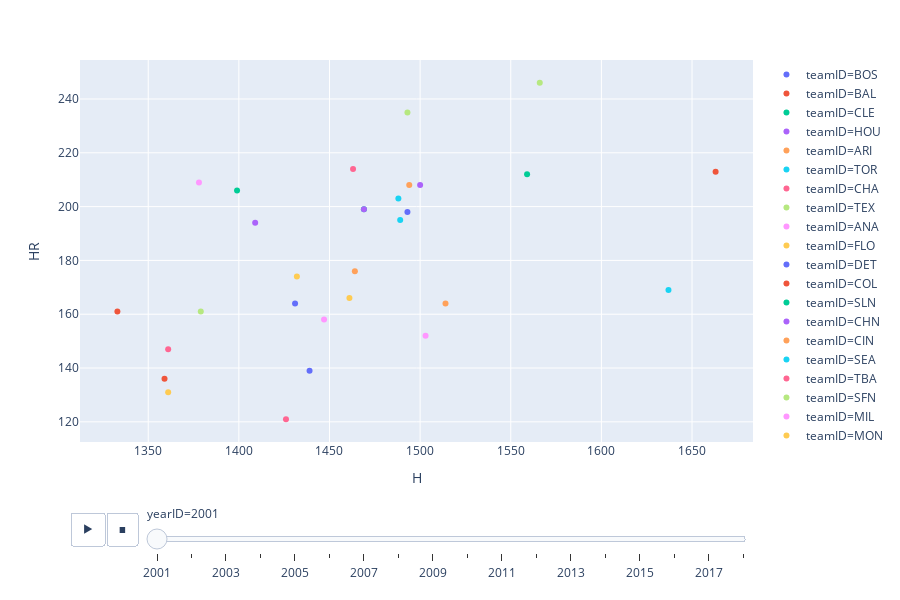

The notebook cell saved with this chart:
### Code cell
import pandas as pd
import seaborn as sns
import matplotlib.pyplot as plt
import plotly_express as px
%matplotlib inline

url = 'https://raw.githubusercontent.com/danielmoore19/baseball/master/baseballdatabank-2019.2/core/Batting.csv'
data = pd.read_csv(url)
data.head()

col_subset = data[['H', 'HR', 'RBI', 'teamID', 'yearID']]
agg = col_subset.groupby(['teamID', 'yearID']).sum().reset_index()

agg = agg.sort_values('yearID')
agg = agg[agg['yearID'] > 2000]

px.scatter(agg, x='H', y='HR', color='teamID', animation_frame='yearID')

### Figure 1 — Plotly figure (JSON) as saved in the notebook; plotly's stock layout.template omitted (floating-point values rounded to 4 significant figures)
{"data": [{"hoverlabel": {"namelength": 0}, "hovertemplate": "teamID=BOS<br>yearID=2001<br>H=%{x}<br>HR=%{y}", "legendgroup": "teamID=BOS", "marker": {"color": "#636efa", "symbol": "circle"}, "mode": "markers", "name": "teamID=BOS", "showlegend": true, "type": "scatter", "x": [1493], "xaxis": "x", "y": [198], "yaxis": "y"}, {"hoverlabel": {"namelength": 0}, "hovertemplate": "teamID=BAL<br>yearID=2001<br>H=%{x}<br>HR=%{y}", "legendgroup": "teamID=BAL", "marker": {"color": "#EF553B", "symbol": "circle"}, "mode": "markers", "name": "teamID=BAL", "showlegend": true, "type": "scatter", "x": [1359], "xaxis": "x", "y": [136], "yaxis": "y"}, {"hoverlabel": {"namelength": 0}, "hovertemplate": "teamID=CLE<br>yearID=2001<br>H=%{x}<br>HR=%{y}", "legendgroup": "teamID=CLE", "marker": {"color": "#00cc96", "symbol": "circle"}, "mode": "markers", "name": "teamID=CLE", "showlegend": true, "type": "scatter", "x": [1559], "xaxis": "x", "y": [212], "yaxis": "y"}, {"hoverlabel": {"namelength": 0}, "hovertemplate": "teamID=HOU<br>yearID=2001<br>H=%{x}<br>HR=%{y}", "legendgroup": "teamID=HOU", "marker": {"color": "#ab63fa", "symbol": "circle"}, "mode": "markers", "name": "teamID=HOU", "showlegend": true, "type": "scatter", "x": [1500], "xaxis": "x", "y": [208], "yaxis": "y"}, {"hoverlabel": {"namelength": 0}, "hovertemplate": "teamID=ARI<br>yearID=2001<br>H=%{x}<br>HR=%{y}", "legendgroup": "teamID=ARI", "marker": {"color": "#FFA15A", "symbol": "circle"}, "mode": "markers", "name": "teamID=ARI", "showlegend": true, "type": "scatter", "x": [1494], "xaxis": "x", "y": [208], "yaxis": "y"}, {"hoverlabel": {"namelength": 0}, "hovertemplate": "teamID=TOR<br>yearID=2001<br>H=%{x}<br>HR=%{y}", "legendgroup": "teamID=TOR", "marker": {"color": "#19d3f3", "symbol": "circle"}, "mode": "markers", "name": "teamID=TOR", "showlegend": true, "type": "scatter", "x": [1489], "xaxis": "x", "y": [195], "yaxis": "y"}, {"hoverlabel": {"namelength": 0}, "hovertemplate": "teamID=CHA<br>yearID=2001<br>H=%{x}<br>HR=%{y}", "legendgroup": "teamID=CHA", "marker": {"color": "#FF6692", "symbol": "circle"}, "mode": "markers", "name": "teamID=CHA", "showlegend": true, "type": "scatter", "x": [1463], "xaxis": "x", "y": [214], "yaxis": "y"}, {"hoverlabel": {"namelength": 0}, "hovertemplate": "teamID=TEX<br>yearID=2001<br>H=%{x}<br>HR=%{y}", "legendgroup": "teamID=TEX", "marker": {"color": "#B6E880", "symbol": "circle"}, "mode": "markers", "name": "teamID=TEX", "showlegend": true, "type": "scatter", "x": [1566], "xaxis": "x", "y": [246], "yaxis": "y"}, {"hoverlabel": {"namelength": 0}, "hovertemplate": "teamID=ANA<br>yearID=2001<br>H=%{x}<br>HR=%{y}", "legendgroup": "teamID=ANA", "marker": {"color": "#FF97FF", "symbol": "circle"}, "mode": "markers", "name": "teamID=ANA", "showlegend": true, "type": "scatter", "x": [1447], "xaxis": "x", "y": [158], "yaxis": "y"}, {"hoverlabel": {"namelength": 0}, "hovertemplate": "teamID=FLO<br>yearID=2001<br>H=%{x}<br>HR=%{y}", "legendgroup": "teamID=FLO", "marker": {"color": "#FECB52", "symbol": "circle"}, "mode": "markers", "name": "teamID=FLO", "showlegend": true, "type": "scatter", "x": [1461], "xaxis": "x", "y": [166], "yaxis": "y"}, {"hoverlabel": {"namelength": 0}, "hovertemplate": "teamID=DET<br>yearID=2001<br>H=%{x}<br>HR=%{y}", "legendgroup": "teamID=DET", "marker": {"color": "#636efa", "symbol": "circle"}, "mode": "markers", "name": "teamID=DET", "showlegend": true, "type": "scatter", "x": [1439], "xaxis": "x", "y": [139], "yaxis": "y"}, {"hoverlabel": {"namelength": 0}, "hovertemplate": "teamID=COL<br>yearID=2001<br>H=%{x}<br>HR=%{y}", "legendgroup": "teamID=COL", "marker": {"color": "#EF553B", "symbol": "circle"}, "mode": "markers", "name": "teamID=COL", "showlegend": true, "type": "scatter", "x": [1663], "xaxis": "x", "y": [213], "yaxis": "y"}, {"hoverlabel": {"namelength": 0}, "hovertemplate": "teamID=SLN<br>yearID=2001<br>H=%{x}<br>HR=%{y}", "legendgroup": "teamID=SLN", "marker": {"color": "#00cc96", "symbol": "circle"}, "mode": "markers", "name": "teamID=SLN", "showlegend": true, "type": "scatter", "x": [1469], "xaxis": "x", "y": [199], "yaxis": "y"}, {"hoverlabel": {"namelength": 0}, "hovertemplate": "teamID=CHN<br>yearID=2001<br>H=%{x}<br>HR=%{y}", "legendgroup": "teamID=CHN", "marker": {"color": "#ab63fa", "symbol": "circle"}, "mode": "markers", "name": "teamID=CHN", "showlegend": true, "type": "scatter", "x": [1409], "xaxis": "x", "y": [194], "yaxis": "y"}, {"hoverlabel": {"namelength": 0}, "hovertemplate": "teamID=CIN<br>yearID=2001<br>H=%{x}<br>HR=%{y}", "legendgroup": "teamID=CIN", "marker": {"color": "#FFA15A", "symbol": "circle"}, "mode": "markers", "name": "teamID=CIN", "showlegend": true, "type": "scatter", "x": [1464], "xaxis": "x", "y": [176], "yaxis": "y"}, {"hoverlabel": {"namelength": 0}, "hovertemplate": "teamID=SEA<br>yearID=2001<br>H=%{x}<br>HR=%{y}", "legendgroup": "teamID=SEA", "marker": {"color": "#19d3f3", "symbol": "circle"}, "mode": "markers", "name": "teamID=SEA", "showlegend": true, "type": "scatter", "x": [1637], "xaxis": "x", "y": [169], "yaxis": "y"}, {"hoverlabel": {"namelength": 0}, "hovertemplate": "teamID=TBA<br>yearID=2001<br>H=%{x}<br>HR=%{y}", "legendgroup": "teamID=TBA", "marker": {"color": "#FF6692", "symbol": "circle"}, "mode": "markers", "name": "teamID=TBA", "showlegend": true, "type": "scatter", "x": [1426], "xaxis": "x", "y": [121], "yaxis": "y"}, {"hoverlabel": {"namelength": 0}, "hovertemplate": "teamID=SFN<br>yearID=2001<br>H=%{x}<br>HR=%{y}", "legendgroup": "teamID=SFN", "marker": {"color": "#B6E880", "symbol": "circle"}, "mode": "markers", "name": "teamID=SFN", "showlegend": true, "type": "scatter", "x": [1493], "xaxis": "x", "y": [235], "yaxis": "y"}, {"hoverlabel": {"namelength": 0}, "hovertemplate": "teamID=MIL<br>yearID=2001<br>H=%{x}<br>HR=%{y}", "legendgroup": "teamID=MIL", "marker": {"color": "#FF97FF", "symbol": "circle"}, "mode": "markers", "name": "teamID=MIL", "showlegend": true, "type": "scatter", "x": [1378], "xaxis": "x", "y": [209], "yaxis": "y"}, {"hoverlabel": {"namelength": 0}, "hovertemplate": "teamID=MON<br>yearID=2001<br>H=%{x}<br>HR=%{y}", "legendgroup": "teamID=MON", "marker": {"color": "#FECB52", "symbol": "circle"}, "mode": "markers", "name": "teamID=MON", "showlegend": true, "type": "scatter", "x": [1361], "xaxis": "x", "y": [131], "yaxis": "y"}, {"hoverlabel": {"namelength": 0}, "hovertemplate": "teamID=PHI<br>yearID=2001<br>H=%{x}<br>HR=%{y}", "legendgroup": "teamID=PHI", "marker": {"color": "#636efa", "symbol": "circle"}, "mode": "markers", "name": "teamID=PHI", "showlegend": true, "type": "scatter", "x": [1431], "xaxis": "x", "y": [164], "yaxis": "y"}, {"hoverlabel": {"namelength": 0}, "hovertemplate": "teamID=PIT<br>yearID=2001<br>H=%{x}<br>HR=%{y}", "legendgroup": "teamID=PIT", "marker": {"color": "#EF553B", "symbol": "circle"}, "mode": "markers", "name": "teamID=PIT", "showlegend": true, "type": "scatter", "x": [1333], "xaxis": "x", "y": [161], "yaxis": "y"}, {"hoverlabel": {"namelength": 0}, "hovertemplate": "teamID=LAN<br>yearID=2001<br>H=%{x}<br>HR=%{y}", "legendgroup": "teamID=LAN", "marker": {"color": "#00cc96", "symbol": "circle"}, "mode": "markers", "name": "teamID=LAN", "showlegend": true, "type": "scatter", "x": [1399], "xaxis": "x", "y": [206], "yaxis": "y"}, {"hoverlabel": {"namelength": 0}, "hovertemplate": "teamID=OAK<br>yearID=2001<br>H=%{x}<br>HR=%{y}", "legendgroup": "teamID=OAK", "marker": {"color": "#ab63fa", "symbol": "circle"}, "mode": "markers", "name": "teamID=OAK", "showlegend": true, "type": "scatter", "x": [1469], "xaxis": "x", "y": [199], "yaxis": "y"}, {"hoverlabel": {"namelength": 0}, "hovertemplate": "teamID=MIN<br>yearID=2001<br>H=%{x}<br>HR=%{y}", "legendgroup": "teamID=MIN", "marker": {"color": "#FFA15A", "symbol": "circle"}, "mode": "markers", "name": "teamID=MIN", "showlegend": true, "type": "scatter", "x": [1514], "xaxis": "x", "y": [164], "yaxis": "y"}, {"hoverlabel": {"namelength": 0}, "hovertemplate": "teamID=NYA<br>yearID=2001<br>H=%{x}<br>HR=%{y}", "legendgroup": "teamID=NYA", "marker": {"color": "#19d3f3", "symbol": "circle"}, "mode": "markers", "name": "teamID=NYA", "showlegend": true, "type": "scatter", "x": [1488], "xaxis": "x", "y": [203], "yaxis": "y"}, {"hoverlabel": {"namelength": 0}, "hovertemplate": "teamID=NYN<br>yearID=2001<br>H=%{x}<br>HR=%{y}", "legendgroup": "teamID=NYN", "marker": {"color": "#FF6692", "symbol": "circle"}, "mode": "markers", "name": "teamID=NYN", "showlegend": true, "type": "scatter", "x": [1361], "xaxis": "x", "y": [147], "yaxis": "y"}, {"hoverlabel": {"namelength": 0}, "hovertemplate": "teamID=SDN<br>yearID=2001<br>H=%{x}<br>HR=%{y}", "legendgroup": "teamID=SDN", "marker": {"color": "#B6E880", "symbol": "circle"}, "mode": "markers", "name": "teamID=SDN", "showlegend": true, "type": "scatter", "x": [1379], "xaxis": "x", "y": [161], "yaxis": "y"}, {"hoverlabel": {"namelength": 0}, "hovertemplate": "teamID=KCA<br>yearID=2001<br>H=%{x}<br>HR=%{y}", "legendgroup": "teamID=KCA", "marker": {"color": "#FF97FF", "symbol": "circle"}, "mode": "markers", "name": "teamID=KCA", "showlegend": true, "type": "scatter", "x": [1503], "xaxis": "x", "y": [152], "yaxis": "y"}, {"hoverlabel": {"namelength": 0}, "hovertemplate": "teamID=ATL<br>yearID=2001<br>H=%{x}<br>HR=%{y}", "legendgroup": "teamID=ATL", "marker": {"color": "#FECB52", "symbol": "circle"}, "mode": "markers", "name": "teamID=ATL", "showlegend": true, "type": "scatter", "x": [1432], "xaxis": "x", "y": [174], "yaxis": "y"}], "layout": {"height": 600, "legend": {"tracegroupgap": 0}, "margin": {"t": 60}, "sliders": [{"active": 0, "currentvalue": {"prefix": "yearID="}, "len": 0.9, "pad": {"b": 10, "t": 60}, "steps": [{"args": [["2001"], {"frame": {"duration": 0, "redraw": false}, "fromcurrent": true, "mode": "immediate", "transition": {"duration": 0, "easing": "linear"}}], "label": "2001", "method": "animate"}, {"args": [["2002"], {"frame": {"duration": 0, "redraw": false}, "fromcurrent": true, "mode": "immediate", "transition": {"duration": 0, "easing": "linear"}}], "label": "2002", "method": "animate"}, {"args": [["2003"], {"frame": {"duration": 0, "redraw": false}, "fromcurrent": true, "mode": "immediate", "transition": {"duration": 0, "easing": "linear"}}], "label": "2003", "method": "animate"}, {"args": [["2004"], {"frame": {"duration": 0, "redraw": false}, "fromcurrent": true, "mode": "immediate", "transition": {"duration": 0, "easing": "linear"}}], "label": "2004", "method": "animate"}, {"args": [["2005"], {"frame": {"duration": 0, "redraw": false}, "fromcurrent": true, "mode": "immediate", "transition": {"duration": 0, "easing": "linear"}}], "label": "2005", "method": "animate"}, {"args": [["2006"], {"frame": {"duration": 0, "redraw": false}, "fromcurrent": true, "mode": "immediate", "transition": {"duration": 0, "easing": "linear"}}], "label": "2006", "method": "animate"}, {"args": [["2007"], {"frame": {"duration": 0, "redraw": false}, "fromcurrent": true, "mode": "immediate", "transition": {"duration": 0, "easing": "linear"}}], "label": "2007", "method": "animate"}, {"args": [["2008"], {"frame": {"duration": 0, "redraw": false}, "fromcurrent": true, "mode": "immediate", "transition": {"duration": 0, "easing": "linear"}}], "label": "2008", "method": "animate"}, {"args": [["2009"], {"frame": {"duration": 0, "redraw": false}, "fromcurrent": true, "mode": "immediate", "transition": {"duration": 0, "easing": "linear"}}], "label": "2009", "method": "animate"}, {"args": [["2010"], {"frame": {"duration": 0, "redraw": false}, "fromcurrent": true, "mode": "immediate", "transition": {"duration": 0, "easing": "linear"}}], "label": "2010", "method": "animate"}, {"args": [["2011"], {"frame": {"duration": 0, "redraw": false}, "fromcurrent": true, "mode": "immediate", "transition": {"duration": 0, "easing": "linear"}}], "label": "2011", "method": "animate"}, {"args": [["2012"], {"frame": {"duration": 0, "redraw": false}, "fromcurrent": true, "mode": "immediate", "transition": {"duration": 0, "easing": "linear"}}], "label": "2012", "method": "animate"}, {"args": [["2013"], {"frame": {"duration": 0, "redraw": false}, "fromcurrent": true, "mode": "immediate", "transition": {"duration": 0, "easing": "linear"}}], "label": "2013", "method": "animate"}, {"args": [["2014"], {"frame": {"duration": 0, "redraw": false}, "fromcurrent": true, "mode": "immediate", "transition": {"duration": 0, "easing": "linear"}}], "label": "2014", "method": "animate"}, {"args": [["2015"], {"frame": {"duration": 0, "redraw": false}, "fromcurrent": true, "mode": "immediate", "transition": {"duration": 0, "easing": "linear"}}], "label": "2015", "method": "animate"}, {"args": [["2016"], {"frame": {"duration": 0, "redraw": false}, "fromcurrent": true, "mode": "immediate", "transition": {"duration": 0, "easing": "linear"}}], "label": "2016", "method": "animate"}, {"args": [["2017"], {"frame": {"duration": 0, "redraw": false}, "fromcurrent": true, "mode": "immediate", "transition": {"duration": 0, "easing": "linear"}}], "label": "2017", "method": "animate"}, {"args": [["2018"], {"frame": {"duration": 0, "redraw": false}, "fromcurrent": true, "mode": "immediate", "transition": {"duration": 0, "easing": "linear"}}], "label": "2018", "method": "animate"}], "x": 0.1, "xanchor": "left", "y": 0, "yanchor": "top"}], "updatemenus": [{"buttons": [{"args": [null, {"frame": {"duration": 500, "redraw": false}, "fromcurrent": true, "mode": "immediate", "transition": {"duration": 500, "easing": "linear"}}], "label": "&#9654;", "method": "animate"}, {"args": [[null], {"frame": {"duration": 0, "redraw": false}, "fromcurrent": true, "mode": "immediate", "transition": {"duration": 0, "easing": "linear"}}], "label": "&#9724;", "method": "animate"}], "direction": "left", "pad": {"r": 10, "t": 70}, "showactive": false, "type": "buttons", "x": 0.1, "xanchor": "right", "y": 0, "yanchor": "top"}], "xaxis": {"anchor": "y", "domain": [0, 1], "title": {"text": "H"}}, "yaxis": {"anchor": "x", "domain": [0, 1], "title": {"text": "HR"}}}}
